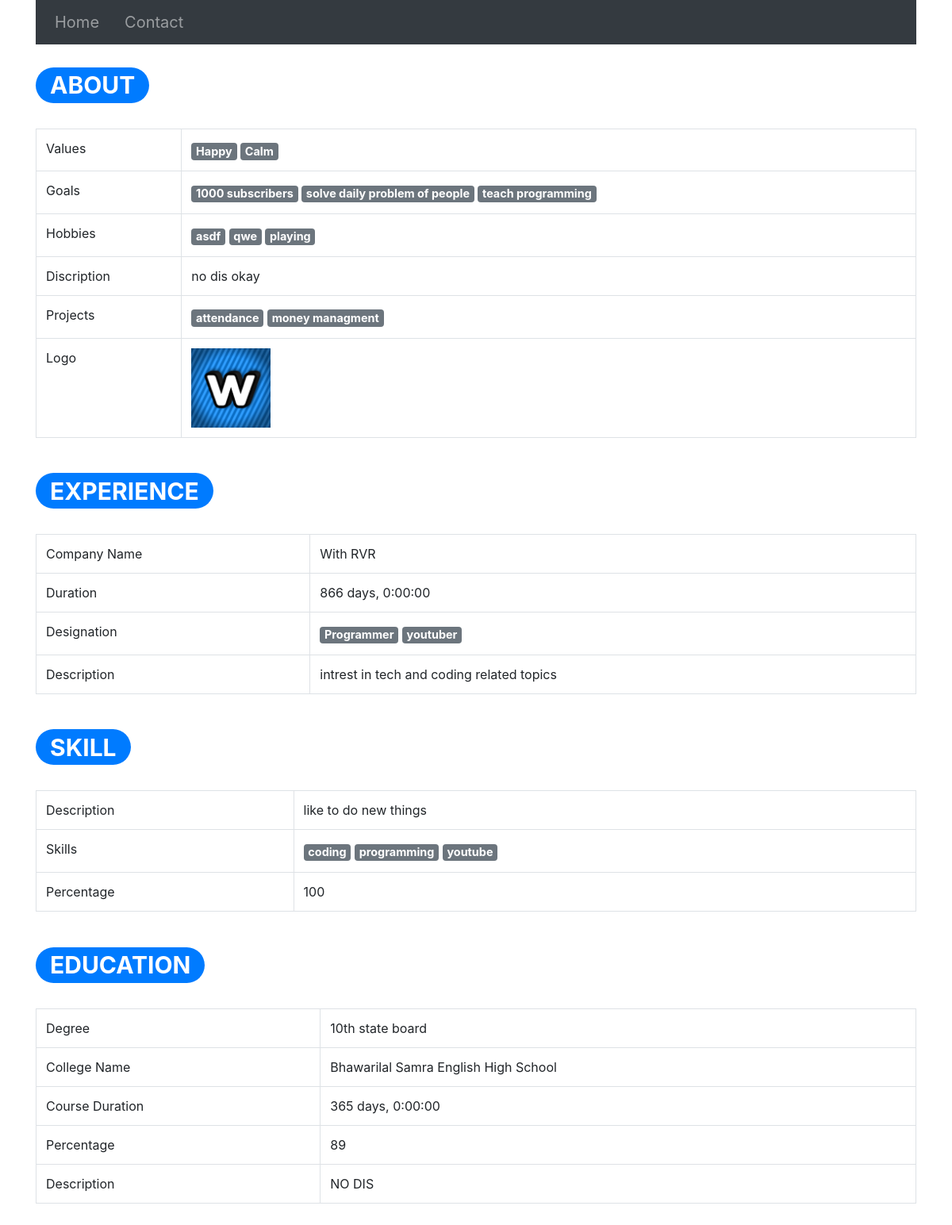
The page / on the database its author committed.
### website/models.py (models this page shows)
class AboutModels(models.Model):
	values 		= models.TextField(null=True, blank=True)
	goals 		= models.TextField(null=True, blank=True)
	hobbies 	= models.TextField(null=True, blank=True)
	discription = models.TextField(null=True, blank=True)
	projects 	= models.TextField(null=True, blank=True)
	logo 		= models.ImageField(upload_to="logo/", null=True, blank=True)

class ExperienceModels(models.Model):
	company_name 		= models.CharField(max_length=100, null=True, blank=True)
	duration_starting 	= models.DateField(null=True, blank=True)
	duration_ending		= models.DateField(null=True, blank=True)
	designation 		= models.TextField(null=True, blank=True)
	description 		= models.TextField(null=True, blank=True)

class SkillModels(models.Model):
	description		= models.TextField(null=True, blank=True)
	skills			= models.TextField(null=True, blank=True)
	percentage		= models.PositiveSmallIntegerField(null=True, blank=True)

class EducationModels(models.Model):
	degree			= models.CharField(max_length=100, null=True, blank=True)
	college_name	= models.CharField(max_length=100, null=True, blank=True)
	course_starting	= models.DateField(null=True, blank=True)
	course_ending	= models.DateField(null=True, blank=True)
	percentage		= models.PositiveSmallIntegerField(null=True, blank=True)
	description		= models.TextField(null=True, blank=True)

### website/views.py (the view)
# urls.py: path('', home_view, name='home'),
def home_view(request, *args, **kargs):
	about = AboutModels.objects.get(pk=1)
	experience = ExperienceModels.objects.get(pk=1)
	skill = SkillModels.objects.get(pk=1)
	education = EducationModels.objects.get(pk=1)
	context = {
		"about_values": about.values.split(","),
		"about_goals": about.goals.split(","),
		"about_hobbies": about.hobbies.split(","),
		"about_discription": about.discription,
		"about_projects": about.projects.split(","),
		"about_logo": about.logo,
		"experience_company_name": experience.company_name,
		"experience_duration": (experience.duration_ending - experience.duration_starting),
		"experience_designation": experience.designation.split(","),
		"experience_description": experience.description,
		"skill_description": skill.description,
		"skill_skills": skill.skills.split(","),
		"skill_percentage": skill.percentage,
		"education_degree": education.degree,
		"education_college_name": education.college_name,
		"education_course_duration": (education.course_ending - education.course_starting),
		"education_percentage": education.percentage,
		"education_description": education.description,
	}
	return render(request, "home_html.html", context)

### templates/home_html.html
{% extends 'base_html.html' %}
{% block content %}
	{% include 'about_html.html'%}
	{% include 'experience_html.html'%}
	{% include 'skill_html.html'%}
	{% include 'education_html.html'%}
	<br>
	<br>
	<br>
	<br>
	<br>
{% endblock content %}

### templates/base_html.html (shortened to what this page needs)
{% load static %}
<!DOCTYPE html>
<html>
<head>
	<link rel="stylesheet" type="text/css" href="{% static 'css/style.css' %}">
    <link rel="stylesheet" href="https://stackpath.bootstrapcdn.com/bootstrap/4.5.2/css/bootstrap.min.css">
</head>
<body>
<div class="container">
	{% include 'navigation_bar.html' %}
	<br>
	{% block content %}{% endblock content %}
</div>
</body>
</html>

### templates/navigation_bar.html
<nav class="navbar sticky-top navbar-expand-sm navbar-dark bg-dark">
	<ul class="navbar-nav">
		<li class="nav-item">
			<a href="{% url 'home' %}" class="nav-link navbar-brand">Home</a>
		</li>
		<li class="nav-item">
			<a href="{% url 'contact' %}" class="nav-link navbar-brand">Contact</a>
		</li>
	</ul>
</nav>

### templates/about_html.html
<h1><span class="badge badge-pill badge-primary">ABOUT</span></h1>
<br>
<table class="table table-bordered table-hover">
	<tbody>
		<tr>
			<td>Values</td>
			<td>
				{% for i in about_values %}
					<big><span class="badge badge-secondary">{{ i }}</span></big>
				{% endfor  %}
			</td>
		</tr>
		<tr>
			<td>Goals</td>
			<td>
				{% for i in about_goals %}
					<big><span class="badge badge-secondary">{{ i }}</span></big>
				{% endfor  %}
			</td>
		</tr>
		<tr>
			<td>Hobbies</td>
			<td>
				{% for i in about_hobbies %}
					<big><span class="badge badge-secondary">{{ i }}</span></big>
				{% endfor  %}
			</td>
		</tr>
		<tr>
			<td>Discription</td>
			<td>{{ about_discription }}</td>
		</tr>
		<tr>
			<td>Projects</td>
			<td>
				{% for i in about_projects %}
					<big><span class="badge badge-secondary">{{ i }}</span></big>
				{% endfor  %}
			</td>
		</tr>
		<tr>
			<td>Logo</td>
			<td><img src="{{ about_logo.url }}" alt="Not Supporting In this Browser" width="100"></td>
		</tr>
	</tbody>
</table>

### templates/experience_html.html
<br>
<h1><span class="badge badge-pill badge-primary">EXPERIENCE</span></h1>
<br>
<table class="table table-bordered table-hover">
	<tbody>
		<tr>
			<td>Company Name</td>
			<td>{{ experience_company_name }}</td>
		</tr>
		<tr>
			<td>Duration</td>
			<td>{{ experience_duration }}</td>
		</tr>
		<tr>
			<td>Designation</td>
			<td>
				{% for i in experience_designation %}
					<big><span class="badge badge-secondary">{{ i }}</span></big>
				{% endfor  %}
			</td>
		</tr>
		<tr>
			<td>Description</td>
			<td>{{ experience_description }}</td>
		</tr>
	</tbody>
</table>

### templates/skill_html.html
<br>
<h1><span class="badge badge-pill badge-primary">SKILL</span></h1>
<br>
<table class="table table-bordered table-hover">
	<tbody>
		<tr>
			<td>Description</td>
			<td>{{ skill_description }}</td>
		</tr>
		<tr>
			<td>Skills</td>
			<td>
				{% for i in skill_skills %}
					<big><span class="badge badge-secondary">{{ i }}</span></big>
				{% endfor  %}
			</td>
		</tr>
		<tr>
			<td>Percentage</td>
			<td>{{ skill_percentage }}</td>
		</tr>
	</tbody>
</table>

### templates/education_html.html
<br>
<h1><span class="badge badge-pill badge-primary">EDUCATION</span></h1>
<br>
<table class="table table-bordered table-hover">
	<tbody>
		<tr>
			<td>Degree</td>
			<td>{{ education_degree }}</td>
		</tr>
		<tr>
			<td>College Name</td>
			<td>{{ education_college_name }}</td>
		</tr>
		<tr>
			<td>Course Duration</td>
			<td>{{ education_course_duration }}</td>
		</tr>
		<tr>
			<td>Percentage</td>
			<td>{{ education_percentage }}</td>
		</tr>
		<tr>
			<td>Description</td>
			<td>{{ education_description }}</td>
		</tr>
	</tbody>
</table>

### rows shown on the page
AboutModels: discription "no dis okay"
ExperienceModels: company_name "With RVR", description "intrest in tech and coding related topics"
SkillModels: description "like to do new things"
EducationModels: degree "10th state board", college_name "Bhawarilal Samra English High School", description "NO DIS"

### other values the page prints
{{ i }} "Happy" "Calm"
{{ i }} "1000 subscribers" "solve daily problem of people" "teach programming"
{{ i }} "asdf" "qwe" "playing"
{{ i }} "attendance" "money managment"
{{ experience_duration }} "866 days, 0:00:00"
{{ i }} "Programmer" "youtuber"
{{ i }} "coding" "programming" "youtube"
{{ skill_percentage }} "100"
{{ education_course_duration }} "365 days, 0:00:00"
{{ education_percentage }} "89"
